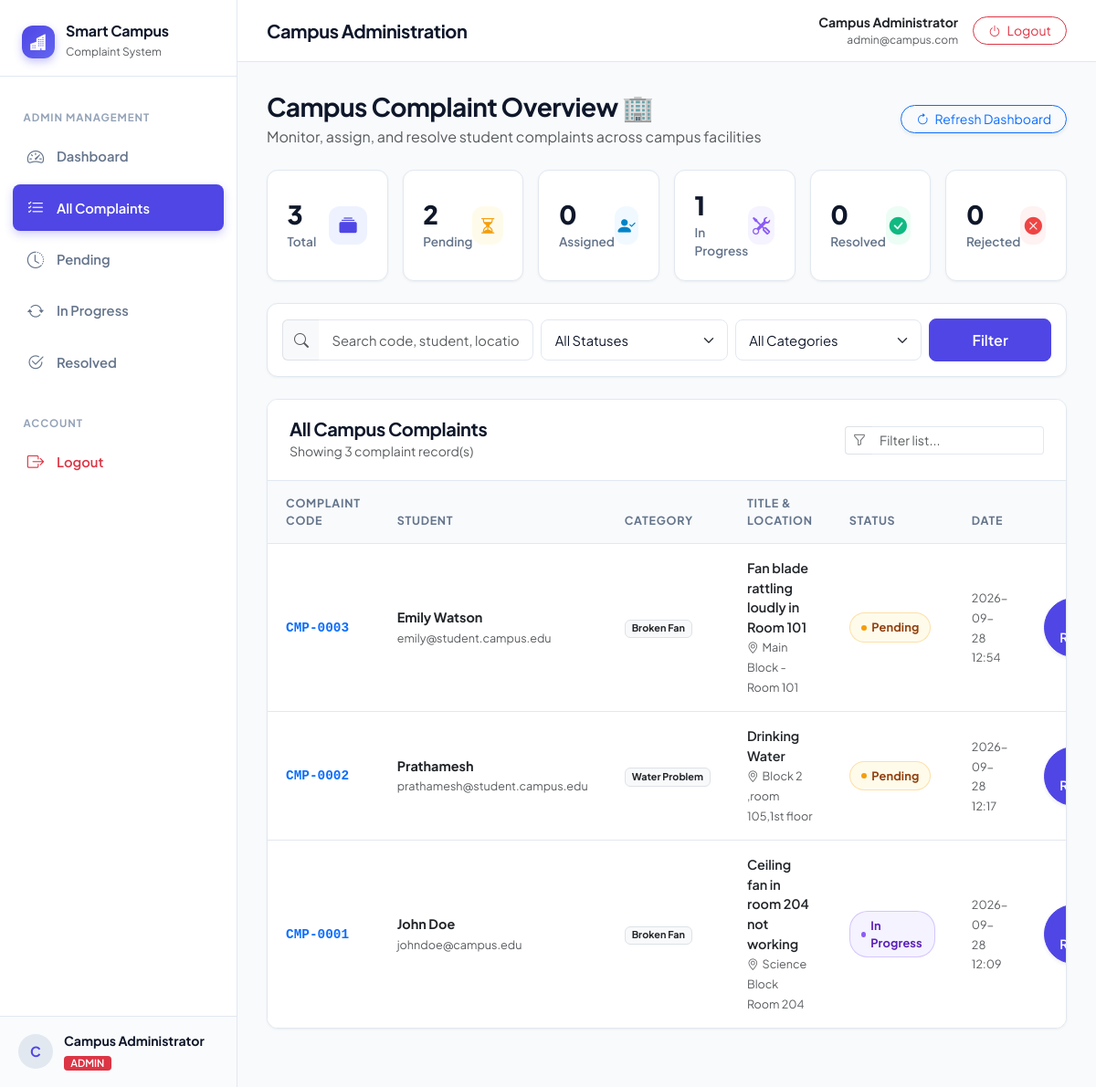
Screenshot of /admin/dashboard?status=All (signed in) with the database file from the repository.
### tables this page shows
CREATE TABLE complaints (
            id INTEGER PRIMARY KEY AUTOINCREMENT,
            complaint_code TEXT UNIQUE NOT NULL,
            student_id INTEGER NOT NULL,
            category TEXT NOT NULL,
            title TEXT NOT NULL,
            description TEXT NOT NULL,
            location TEXT NOT NULL,
            image_filename TEXT,
            status TEXT NOT NULL DEFAULT 'Pending',
            admin_remark TEXT,
            created_at TIMESTAMP DEFAULT CURRENT_TIMESTAMP,
            updated_at TIMESTAMP DEFAULT CURRENT_TIMESTAMP,
            FOREIGN KEY(student_id) REFERENCES users(id) ON DELETE CASCADE
        );

CREATE TABLE users (
            id INTEGER PRIMARY KEY AUTOINCREMENT,
            name TEXT NOT NULL,
            email TEXT UNIQUE NOT NULL,
            password TEXT NOT NULL,
            role TEXT NOT NULL DEFAULT 'student',
            created_at TIMESTAMP DEFAULT CURRENT_TIMESTAMP
        );

### app.py (the view)
@app.route("/admin/dashboard")
@admin_required
def admin_dashboard():
    db = get_db()
    cursor = db.cursor()
    cursor.execute("SELECT COUNT(*) as total FROM complaints")
    total_complaints = cursor.fetchone()["total"]
    cursor.execute("SELECT COUNT(*) as pending FROM complaints WHERE status = 'Pending'")
    pending_count = cursor.fetchone()["pending"]
    cursor.execute("SELECT COUNT(*) as assigned FROM complaints WHERE status = 'Assigned'")
    assigned_count = cursor.fetchone()["assigned"]
    cursor.execute("SELECT COUNT(*) as in_progress FROM complaints WHERE status = 'In Progress'")
    in_progress_count = cursor.fetchone()["in_progress"]
    cursor.execute("SELECT COUNT(*) as resolved FROM complaints WHERE status = 'Resolved'")
    resolved_count = cursor.fetchone()["resolved"]
    cursor.execute("SELECT COUNT(*) as rejected FROM complaints WHERE status = 'Rejected'")
    rejected_count = cursor.fetchone()["rejected"]
    status_filter = request.args.get("status", "").strip()
    category_filter = request.args.get("category", "").strip()
    search_query = request.args.get("q", "").strip()
    query = """
        SELECT c.*, u.name as student_name, u.email as student_email
        FROM complaints c
        JOIN users u ON c.student_id = u.id
        WHERE 1=1
    """
    params = []
    if status_filter and status_filter != "All":
        query += " AND c.status = ?"
        params.append(status_filter)
    if category_filter and category_filter != "All":
        query += " AND c.category = ?"
        params.append(category_filter)
    if search_query:
        query += " AND (c.complaint_code LIKE ? OR u.name LIKE ? OR c.location LIKE ? OR c.title LIKE ?)"
        wildcard = f"%{search_query}%"
        params.extend([wildcard, wildcard, wildcard, wildcard])
    query += " ORDER BY c.created_at DESC"
    cursor.execute(query, tuple(params))
    complaints = cursor.fetchall()
    return render_template(
        "admin_dashboard.html",
        total_complaints=total_complaints,
        pending_count=pending_count,
        assigned_count=assigned_count,
        in_progress_count=in_progress_count,
        resolved_count=resolved_count,
        rejected_count=rejected_count,
        complaints=complaints,
        categories=CATEGORIES,
        status_list=STATUS_LIST,
        selected_status=status_filter or "All",
        selected_category=category_filter or "All",
        search_query=search_query
    )

### app.py (called while the page is built)
def get_db():
    if "db" not in g:
        g.db = sqlite3.connect(DATABASE)
        g.db.row_factory = sqlite3.Row
        g.db.execute("PRAGMA foreign_keys = ON;")
    return g.db

@app.template_filter("format_datetime")
def format_datetime(value, fmt="%Y-%m-%d %H:%M"):
    if not value:
        return ""
    if isinstance(value, str):
        return value[:16]
    if hasattr(value, "strftime"):
        return value.strftime(fmt)
    return str(value)

def admin_required(f):
    @wraps(f)
    def decorated_function(*args, **kwargs):
        if "user_id" not in session:
            flash("Please log in as an administrator.", "warning")
            return redirect(url_for("login"))
        if session.get("role") != "admin":
            flash("Unauthorized access: Administrator privileges required.", "danger")
            return redirect(url_for("student_dashboard"))
        return f(*args, **kwargs)
    return decorated_function

### templates/admin_dashboard.html (shortened to what this page needs)
{% extends "base.html" %}
{% block page_heading %}Campus Administration{% endblock %}
{% block content %}
<div class="container-fluid px-0">
  <div class="d-flex flex-column flex-md-row justify-content-between align-items-md-center gap-3 mb-4">
    <div>
      <h3 class="fw-bold mb-1">Campus Complaint Overview 🏢</h3>
      <p class="text-muted mb-0">Monitor, assign, and resolve student complaints across campus facilities</p>
    </div>
    <div>
      <a href="{{ url_for('admin_dashboard') }}" class="btn btn-outline-primary btn-sm rounded-pill px-3 shadow-sm">
        <i class="bi bi-arrow-clockwise me-1"></i> Refresh Dashboard
      </a>
    </div>
  </div>
  <div class="row g-3 mb-4">
    <div class="col-6 col-md-4 col-xl-2">
      <a href="{{ url_for('admin_dashboard', status='All') }}" class="text-decoration-none">
        <div class="stat-card stat-primary">
          <div class="stat-info">
            <h3>{{ total_complaints }}</h3>
            <p>Total</p>
          </div>
          <div class="stat-icon" style="width: 42px; height: 42px; font-size: 1.2rem;">
            <i class="bi bi-collection-fill"></i>
          </div>
        </div>
      </a>
    </div>
    <div class="col-6 col-md-4 col-xl-2">
      <a href="{{ url_for('admin_dashboard', status='Pending') }}" class="text-decoration-none">
        <div class="stat-card stat-warning">
          <div class="stat-info">
            <h3>{{ pending_count }}</h3>
            <p>Pending</p>
          </div>
          <div class="stat-icon" style="width: 42px; height: 42px; font-size: 1.2rem;">
            <i class="bi bi-hourglass-split"></i>
          </div>
        </div>
      </a>
    </div>
    <div class="col-6 col-md-4 col-xl-2">
      <a href="{{ url_for('admin_dashboard', status='Assigned') }}" class="text-decoration-none">
        <div class="stat-card stat-info-theme">
          <div class="stat-info">
            <h3>{{ assigned_count }}</h3>
            <p>Assigned</p>
          </div>
          <div class="stat-icon" style="width: 42px; height: 42px; font-size: 1.2rem;">
            <i class="bi bi-person-check-fill"></i>
          </div>
        </div>
      </a>
    </div>
    <div class="col-6 col-md-4 col-xl-2">
      <a href="{{ url_for('admin_dashboard', status='In Progress') }}" class="text-decoration-none">
        <div class="stat-card stat-purple">
          <div class="stat-info">
            <h3>{{ in_progress_count }}</h3>
            <p>In Progress</p>
          </div>
          <div class="stat-icon" style="width: 42px; height: 42px; font-size: 1.2rem;">
            <i class="bi bi-tools"></i>
          </div>
        </div>
      </a>
    </div>
    <div class="col-6 col-md-4 col-xl-2">
      <a href="{{ url_for('admin_dashboard', status='Resolved') }}" class="text-decoration-none">
        <div class="stat-card stat-success">
          <div class="stat-info">
            <h3>{{ resolved_count }}</h3>
            <p>Resolved</p>
          </div>
          <div class="stat-icon" style="width: 42px; height: 42px; font-size: 1.2rem;">
            <i class="bi bi-check-circle-fill"></i>
          </div>
        </div>
      </a>
    </div>
    <div class="col-6 col-md-4 col-xl-2">
      <a href="{{ url_for('admin_dashboard', status='Rejected') }}" class="text-decoration-none">
        <div class="stat-card stat-danger">
          <div class="stat-info">
            <h3>{{ rejected_count }}</h3>
            <p>Rejected</p>
          </div>
          <div class="stat-icon" style="width: 42px; height: 42px; font-size: 1.2rem;">
            <i class="bi bi-x-circle-fill"></i>
          </div>
        </div>
      </a>
    </div>
  </div>
  <div class="custom-card mb-4">
    <div class="p-3">
      <form method="GET" action="{{ url_for('admin_dashboard') }}" class="row g-2 align-items-center">
        <div class="col-12 col-md-4">
          <div class="input-group">
            <span class="input-group-text bg-light border-end-0"><i class="bi bi-search text-muted"></i></span>
            <input
              type="text"
              name="q"
              class="form-control border-start-0"
              placeholder="Search code, student, location, title..."
              value="{{ search_query }}"
            >
          </div>
        </div>
        <div class="col-6 col-md-3">
          <select name="status" class="form-select" onchange="this.form.submit()">
            <option value="All" {% if selected_status == 'All' %}selected{% endif %}>All Statuses</option>
          </select>
        </div>
        <div class="col-6 col-md-3">
          <select name="category" class="form-select" onchange="this.form.submit()">
            <option value="All" {% if selected_category == 'All' %}selected{% endif %}>All Categories</option>
          </select>
        </div>
        <div class="col-12 col-md-2 d-flex gap-2">
          <button type="submit" class="btn btn-primary flex-fill">
            Filter
          </button>
        </div>
      </form>
    </div>
  </div>
  <div class="custom-card">
    <div class="card-header-clean">
      <div>
        <h5 class="mb-0 fw-bold">All Campus Complaints</h5>
        <small class="text-muted">Showing {{ complaints | length }} complaint record(s)</small>
      </div>
      {% if complaints %}
      <div class="d-flex align-items-center gap-2">
        <div class="input-group input-group-sm" style="max-width: 220px;">
          <span class="input-group-text bg-white border-end-0"><i class="bi bi-funnel text-muted"></i></span>
          <input
            type="text"
            class="form-control border-start-0"
            id="clientTableSearch"
            placeholder="Filter list..."
          >
        </div>
      </div>
      {% endif %}
    </div>
    <div class="table-responsive">
      <table class="table table-custom table-hover align-middle mb-0" id="complaintsTable">
        <thead>
          <tr>
            <th>Complaint Code</th>
            <th>Student</th>
            <th>Category</th>
            <th>Title & Location</th>
            <th>Status</th>
            <th>Date</th>
            <th class="text-end">Action</th>
          </tr>
        </thead>
        <tbody>
          {% for cmp in complaints %}
            <tr>
              <td>
                <span class="fw-bold text-primary font-monospace">{{ cmp.complaint_code }}</span>
              </td>
              <td>
                <div>
                  <span class="fw-bold text-dark d-block">{{ cmp.student_name }}</span>
                  <small class="text-muted">{{ cmp.student_email }}</small>
                </div>
              </td>
              <td>
                <span class="badge bg-light text-dark border">{{ cmp.category }}</span>
              </td>
              <td>
                <span class="fw-semibold text-dark d-block">{{ cmp.title }}</span>
                <small class="text-muted"><i class="bi bi-geo-alt me-1"></i>{{ cmp.location }}</small>
              </td>
              <td>
                <span class="status-badge status-{{ cmp.status | replace(' ', '-') }}">
                  <span class="dot"></span>
                  {{ cmp.status }}
                </span>
              </td>
              <td>
                <span class="text-muted small">{{ cmp.created_at | format_datetime }}</span>
              </td>
              <td class="text-end">
                <a href="{{ url_for('admin_complaint_details', complaint_id=cmp.id) }}" class="btn btn-sm btn-primary rounded-pill px-3 shadow-sm">
                   Review
                </a>
              </td>
            </tr>
          {% endfor %}
        </tbody>
      </table>
    </div>
  </div>
</div>
{% endblock %}

### rows the page displays
complaints: complaint_code "CMP-0003", student_name "Emily Watson", student_email "emily@student.campus.edu", category "Broken Fan", title "Fan blade rattling loudly in Room 101", location "Main Block - Room 101", status "Pending", created_at "2026-09-28 12:54"
complaints: complaint_code "CMP-0002", student_name "Prathamesh", student_email "prathamesh@student.campus.edu", category "Water Problem", title "Drinking Water", location "Block 2 ,room 105,1st floor", status "Pending", created_at "2026-09-28 12:17"
complaints: complaint_code "CMP-0001", student_name "John Doe", student_email "johndoe@campus.edu", category "Broken Fan", title "Ceiling fan in room 204 not working", location "Science Block Room 204", status "In Progress", created_at "2026-09-28 12:09"

### other values shown
{{ session.get('name', 'U')[0] | upper }} "C"
{{ session.get('name') }} "Campus Administrator"
{{ session.get('role') | upper }} "ADMIN"
{{ session.get('email') }} "admin@campus.com"
{{ total_complaints }} "3"
{{ pending_count }} "2"
{{ assigned_count }} "0"
{{ in_progress_count }} "1"
{{ resolved_count }} "0"
{{ rejected_count }} "0"
{{ complaints | length }} "3"
